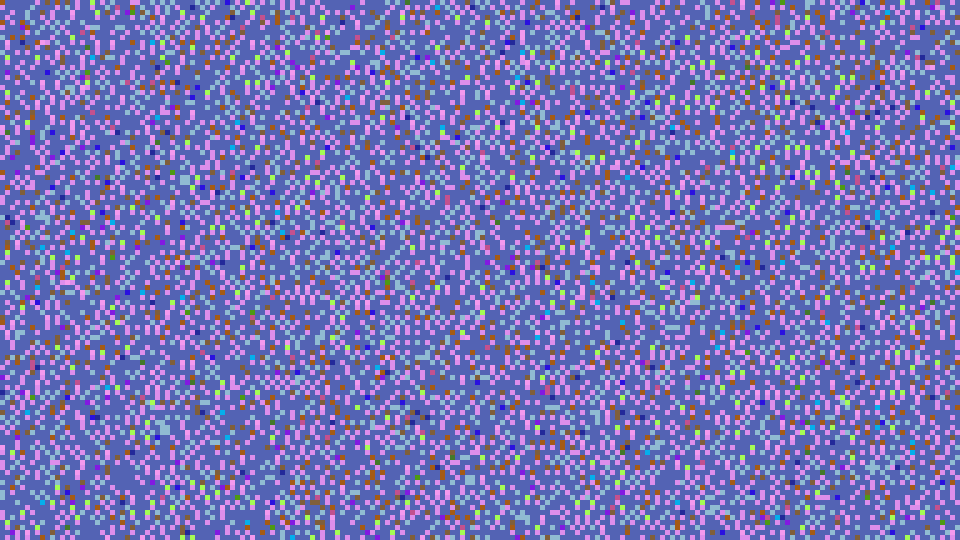
Frame 1 (no input)
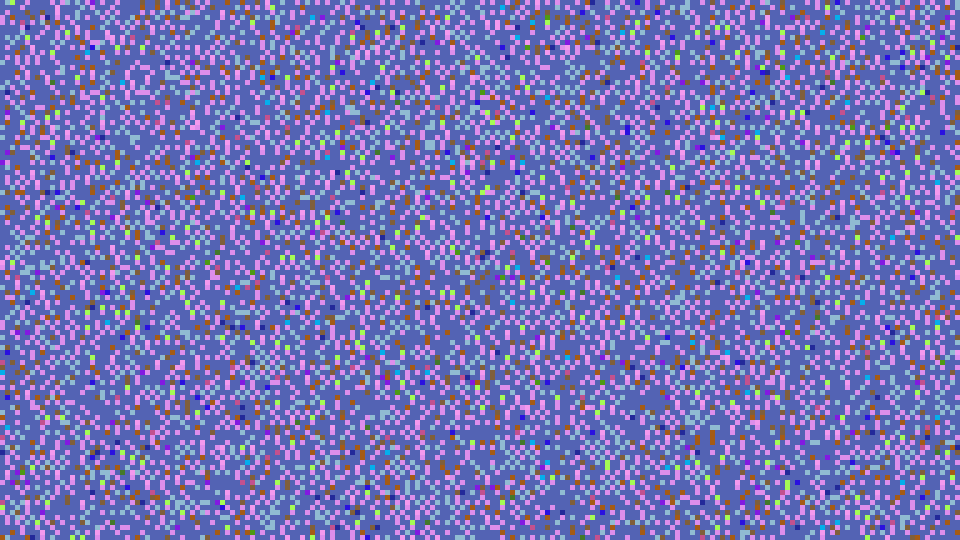
Frame 60 (the mouse pressed at the canvas centre just before this capture)
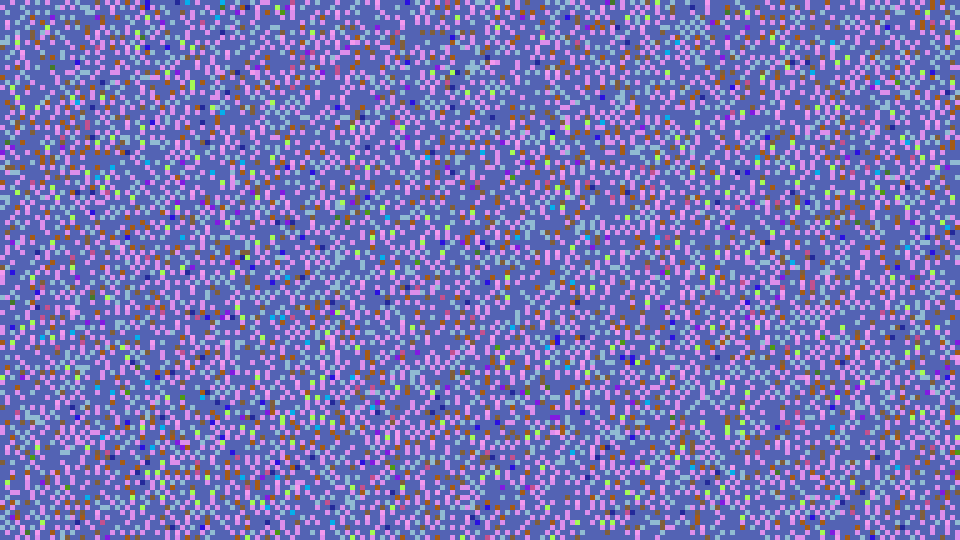
Frame 120 (the mouse held since frame 60 and released just before this capture)

The Processing sketch that drew these frames (run headless with seeded random() and noise(); from frame 60 on, the mouse is pressed at the canvas centre):

// Processing sketch: CellAutomataTest3
// ── CellAutomataTest3.pde
int rows = 0;
int cols = 192;

int numColors = 10;

int square;
float w = 0;

int[] ruleSet;

int frame = 0;

int[][] colors;
int[][] startColors;
color[] colorList;

int time = 0;

int numFrames = 0;
int version = 0;

int baseRed = -1;
int baseGreen = -1;
int baseBlue = -1;

int changeProbability = 10;

void setup() {
  size(960,540);

  square = (int)(width/(cols-1));
  rows = (int)(height/square) + 1;
  noStroke();

  ruleSet = generateRules();
  generateNewSetup();
}

void draw() {
  if (frame == numFrames) {
     frame = 0;
     numFrames = (int)random(300, 1000);
     
     generateNewSetup();
     findNewRules();
     version++;
  }
  drawSquares();
  save(version + "/" + frame + ".png");
  frame++;
}

void drawSquares() {
   for (int i = 0; i < cols; i++) {
      for (int j = 0; j < rows; j++) {
         int currColor = colors[i][j];
         fill(colorList[currColor]);
         
         float x = i*square;
         float y = j*square;
         rect(x,y,square,square);
     }
   }
   colors = getNextCol(colors);
}

int[][] getNextCol(int[][] prev) {
   int[][] next = new int[cols][rows];
   for (int i = 0; i < rows; i++) {
     for (int j = 0; j < cols; j++) {
       int change = (int)random(100);
       if (changeProbability >= change) {
         int prevI = i == 0 ? rows - 1 : i - 1; 
         int nextI = i == rows - 1 ? 0 : i + 1;
         
         int prevJ = j == 0 ? cols - 1 : j - 1; 
         int nextJ = j == cols - 1 ? 0 : j + 1;
         
         int l = prev[j][prevI];
         int m = prev[j][i];
         int r = prev[j][nextI];
         int u = prev[prevJ][i];
         int d = prev[nextJ][i];
         
         int valL = l - m;
         int valR = r - m;
         int valU = u - m;
         int valD = d - m;
         
         int val = m;
         if (valL == 0) {
           val += ruleSet[0]; 
         } else if (valL < 0) {
           val += ruleSet[1]; 
         } else {
           val += ruleSet[2]; 
         }
         
         if (valR == 0) {
           val += ruleSet[3]; 
         } else if (valR < 0) {
           val += ruleSet[4]; 
         } else {
           val += ruleSet[5]; 
         }
         
         if (valU == 0) {
           val += ruleSet[6]; 
         } else if (valU < 0) {
           val += ruleSet[7]; 
         } else {
           val += ruleSet[8]; 
         }
         
         if (valD == 0) {
           val += ruleSet[9]; 
         } else if (valD < 0) {
           val += ruleSet[10]; 
         } else {
           val += ruleSet[11]; 
         }
         
         if (l == numColors - 1 && m == 0) {
           val = numColors - 1; 
         }
         val = val > numColors - 1 ? numColors - 1 : val < 0 ? 0 : val;
         next[j][i] = val;
       } else {
         next[j][i] = prev[j][i];
       }
     }
   }
   return next;
}

int[] generateRules() {
  int[] rules = new int[12];
  for (int i = 0; i < 12; i++) {
    int rule = (int)random(-numColors + 1, numColors);
    rules[i] = rule;
  }
  return rules;
}

boolean calculateValue() {
  boolean[] checkList = new boolean[numColors];
  for (int i = 0; i < numColors; i++) {
    checkList[i] = false; 
  }
  
  for (int x = 1; x < width-1; x++) {
    for (int y = 0; y < height; y++) {
      color col = get(x,y);
      float r = red(col);
      float g = green(col);
      float b = blue(col);
      
      color col0 = get(x-1,y);
      float r0 = red(col0);
      float g0 = green(col0);
      float b0 = blue(col0);
      
      color col2 = get(x+1,y);
      float r2 = red(col2);
      float g2 = green(col2);
      float b2 = blue(col2);
      if (!(r == r0 && r == r2 && g == g0 && g == g2 && b == b0 && b == b2)) {
         for (int i = 0; i < numColors; i++) {
            color col1 = colorList[i];
            float r1 = red(col1);
            float g1 = green(col1);
            float b1 = blue(col1);
            
            if (r == r1 && g == g1 && b == b1) {
              checkList[i] = true; 
            }
         }
      }
    }
  }
  boolean check = true;
  for (int i = 0; i < numColors; i++) {
     check &= checkList[i]; 
  }
  return check;
}

void findNewRules() {
  boolean check = false;
  while (!check) {
    resetColors();
    ruleSet = generateRules();
    
    for (int i = 0; i < cols*3; i++) {
      drawSquares(); 
    }
  
    check = calculateValue();
  }
}

void resetColors() {
  for (int i = 0; i < cols; i++) {
       for (int j = 0; j < rows; j++) {
          colors[i][j] = startColors[i][j];
       }
    }
}

void generateNewSetup() {
  numColors = (int)random(5, 20);
  
  colorList = new color[numColors];
  for (int i = 0; i < numColors; i++) {
    int red = baseRed == -1 ? (int)random(256) : baseRed;
    int green = baseGreen == -1 ? (int)random(256) : baseGreen;
    int blue = baseBlue == -1 ? (int)random(256) : baseBlue;
    if (baseRed == -2 && baseGreen == -2 && baseBlue == -2) {
      red = (int)random(256);
      green = red;
      blue = red;
    }
    colorList[i] = color(red, green, blue); 
  }
  
  colors = new int[cols][rows];
  startColors = new int[cols][rows];
  for (int i = 0; i < cols; i++) {
     for (int j = 0; j < rows; j++) {
        int randomColor = (int)random(numColors);
        colors[i][j] = randomColor;
        startColors[i][j] = randomColor;
     }
  }
  
  changeProbability = (int)random(2, 50);
}
